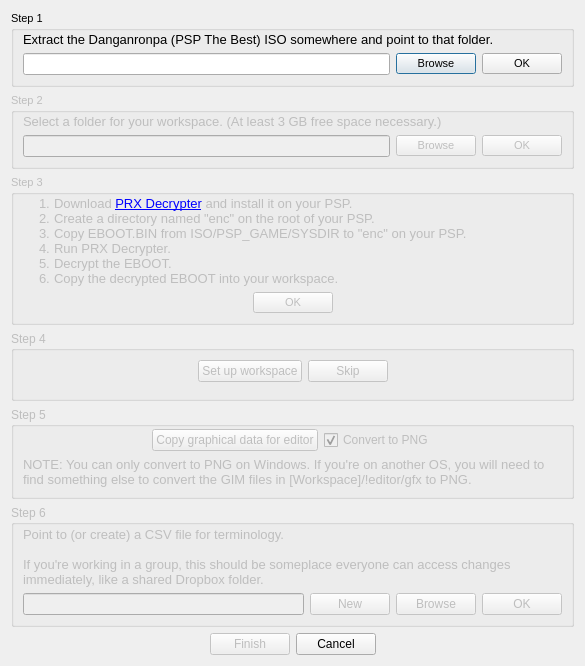
<?xml version="1.0" encoding="UTF-8"?>
<ui version="4.0">
 <class>SetupWizard</class>
 <widget class="QDialog" name="SetupWizard">
  <property name="geometry">
   <rect>
    <x>0</x>
    <y>0</y>
    <width>585</width>
    <height>666</height>
   </rect>
  </property>
  <property name="font">
   <font>
    <family>Meiryo UI</family>
   </font>
  </property>
  <property name="windowTitle">
   <string>The Super Duper Script Editor - Setup Wizard</string>
  </property>
  <property name="windowIcon">
   <iconset resource="../res/icons.qrc">
    <normaloff>:/monokuma.png</normaloff>:/monokuma.png</iconset>
  </property>
  <property name="locale">
   <locale language="English" country="UnitedStates"/>
  </property>
  <layout class="QVBoxLayout" name="verticalLayout">
   <item>
    <widget class="QGroupBox" name="grpStep1">
     <property name="font">
      <font>
       <family>Meiryo UI</family>
       <pointsize>8</pointsize>
      </font>
     </property>
     <property name="locale">
      <locale language="English" country="UnitedStates"/>
     </property>
     <property name="title">
      <string>Step 1</string>
     </property>
     <property name="alignment">
      <set>Qt::AlignLeading|Qt::AlignLeft|Qt::AlignTop</set>
     </property>
     <layout class="QVBoxLayout" name="verticalLayout_2">
      <property name="topMargin">
       <number>2</number>
      </property>
      <item>
       <widget class="QLabel" name="label">
        <property name="font">
         <font>
          <pointsize>10</pointsize>
         </font>
        </property>
        <property name="text">
         <string>Extract the Danganronpa (PSP The Best) ISO somewhere and point to that folder.</string>
        </property>
        <property name="scaledContents">
         <bool>false</bool>
        </property>
        <property name="wordWrap">
         <bool>true</bool>
        </property>
       </widget>
      </item>
      <item>
       <layout class="QHBoxLayout" name="horizontalLayout">
        <item>
         <widget class="QLineEdit" name="txtIso">
          <property name="font">
           <font>
            <pointsize>8</pointsize>
           </font>
          </property>
          <property name="text">
           <string/>
          </property>
         </widget>
        </item>
        <item>
         <widget class="QPushButton" name="btnIsoBrowse">
          <property name="font">
           <font>
            <pointsize>8</pointsize>
           </font>
          </property>
          <property name="text">
           <string>Browse</string>
          </property>
         </widget>
        </item>
        <item>
         <widget class="QPushButton" name="btnIsoOK">
          <property name="sizePolicy">
           <sizepolicy hsizetype="Minimum" vsizetype="Fixed">
            <horstretch>0</horstretch>
            <verstretch>0</verstretch>
           </sizepolicy>
          </property>
          <property name="font">
           <font>
            <pointsize>8</pointsize>
           </font>
          </property>
          <property name="text">
           <string>OK</string>
          </property>
         </widget>
        </item>
       </layout>
      </item>
     </layout>
    </widget>
   </item>
   <item>
    <widget class="QGroupBox" name="grpStep2">
     <property name="enabled">
      <bool>false</bool>
     </property>
     <property name="font">
      <font>
       <family>Meiryo UI</family>
       <pointsize>8</pointsize>
      </font>
     </property>
     <property name="locale">
      <locale language="English" country="UnitedStates"/>
     </property>
     <property name="title">
      <string>Step 2</string>
     </property>
     <layout class="QVBoxLayout" name="verticalLayout_4">
      <property name="topMargin">
       <number>2</number>
      </property>
      <item>
       <widget class="QLabel" name="label_2">
        <property name="font">
         <font>
          <pointsize>10</pointsize>
         </font>
        </property>
        <property name="text">
         <string>Select a folder for your workspace. (At least 3 GB free space necessary.)</string>
        </property>
        <property name="wordWrap">
         <bool>true</bool>
        </property>
       </widget>
      </item>
      <item>
       <layout class="QHBoxLayout" name="horizontalLayout_3">
        <item>
         <widget class="QLineEdit" name="txtWorkspace">
          <property name="text">
           <string/>
          </property>
         </widget>
        </item>
        <item>
         <widget class="QPushButton" name="btnWorkspaceBrowse">
          <property name="text">
           <string>Browse</string>
          </property>
         </widget>
        </item>
        <item>
         <widget class="QPushButton" name="btnWorkspaceOK">
          <property name="text">
           <string>OK</string>
          </property>
         </widget>
        </item>
       </layout>
      </item>
     </layout>
    </widget>
   </item>
   <item>
    <widget class="QGroupBox" name="grpStep3">
     <property name="enabled">
      <bool>false</bool>
     </property>
     <property name="font">
      <font>
       <family>Meiryo UI</family>
       <pointsize>8</pointsize>
      </font>
     </property>
     <property name="locale">
      <locale language="English" country="UnitedStates"/>
     </property>
     <property name="title">
      <string>Step 3</string>
     </property>
     <layout class="QVBoxLayout" name="verticalLayout_3">
      <property name="leftMargin">
       <number>0</number>
      </property>
      <property name="topMargin">
       <number>2</number>
      </property>
      <property name="rightMargin">
       <number>0</number>
      </property>
      <item>
       <widget class="QLabel" name="label_4">
        <property name="font">
         <font>
          <pointsize>10</pointsize>
         </font>
        </property>
        <property name="text">
         <string>&lt;!DOCTYPE HTML PUBLIC &quot;-//W3C//DTD HTML 4.0//EN&quot; &quot;http://www.w3.org/TR/REC-html40/strict.dtd&quot;&gt;
&lt;html&gt;&lt;head&gt;&lt;meta name=&quot;qrichtext&quot; content=&quot;1&quot; /&gt;&lt;style type=&quot;text/css&quot;&gt;
p, li { white-space: pre-wrap; }
&lt;/style&gt;&lt;/head&gt;&lt;body style=&quot; font-family:'Meiryo UI'; font-size:10pt; font-weight:400; font-style:normal;&quot;&gt;
&lt;ol style=&quot;margin-top: 0px; margin-bottom: 0px; margin-left: 0px; margin-right: 0px; -qt-list-indent: 1;&quot;&gt;&lt;li style=&quot; margin-top:12px; margin-bottom:0px; margin-left:0px; margin-right:0px; -qt-block-indent:0; text-indent:0px;&quot;&gt;Download &lt;a href=&quot;http://wololo.net/downloads/index.php/download/1254&quot;&gt;&lt;span style=&quot; text-decoration: underline; color:#0000ff;&quot;&gt;PRX Decrypter&lt;/span&gt;&lt;/a&gt; and install it on your PSP.&lt;/li&gt;
&lt;li style=&quot; margin-top:0px; margin-bottom:0px; margin-left:0px; margin-right:0px; -qt-block-indent:0; text-indent:0px;&quot;&gt;Create a directory named &amp;quot;enc&amp;quot; on the root of your PSP.&lt;/li&gt;
&lt;li style=&quot; margin-top:0px; margin-bottom:0px; margin-left:0px; margin-right:0px; -qt-block-indent:0; text-indent:0px;&quot;&gt;Copy EBOOT.BIN from ISO/PSP_GAME/SYSDIR to &amp;quot;enc&amp;quot; on your PSP.&lt;/li&gt;
&lt;li style=&quot; margin-top:0px; margin-bottom:0px; margin-left:0px; margin-right:0px; -qt-block-indent:0; text-indent:0px;&quot;&gt;Run PRX Decrypter.&lt;/li&gt;
&lt;li style=&quot; margin-top:0px; margin-bottom:0px; margin-left:0px; margin-right:0px; -qt-block-indent:0; text-indent:0px;&quot;&gt;Decrypt the EBOOT.&lt;/li&gt;
&lt;li style=&quot; margin-top:0px; margin-bottom:0px; margin-left:0px; margin-right:0px; -qt-block-indent:0; text-indent:0px;&quot;&gt;Copy the decrypted EBOOT into your workspace.&lt;/li&gt;&lt;/ol&gt;&lt;/body&gt;&lt;/html&gt;</string>
        </property>
        <property name="wordWrap">
         <bool>true</bool>
        </property>
       </widget>
      </item>
      <item>
       <layout class="QHBoxLayout" name="horizontalLayout_5">
        <item>
         <spacer name="horizontalSpacer_5">
          <property name="orientation">
           <enum>Qt::Horizontal</enum>
          </property>
          <property name="sizeHint" stdset="0">
           <size>
            <width>40</width>
            <height>20</height>
           </size>
          </property>
         </spacer>
        </item>
        <item>
         <widget class="QPushButton" name="btnEbootOK">
          <property name="text">
           <string>OK</string>
          </property>
         </widget>
        </item>
        <item>
         <spacer name="horizontalSpacer_6">
          <property name="orientation">
           <enum>Qt::Horizontal</enum>
          </property>
          <property name="sizeHint" stdset="0">
           <size>
            <width>40</width>
            <height>20</height>
           </size>
          </property>
         </spacer>
        </item>
       </layout>
      </item>
     </layout>
    </widget>
   </item>
   <item>
    <widget class="QGroupBox" name="grpStep4">
     <property name="enabled">
      <bool>false</bool>
     </property>
     <property name="title">
      <string>Step 4</string>
     </property>
     <layout class="QHBoxLayout" name="horizontalLayout_2">
      <property name="leftMargin">
       <number>9</number>
      </property>
      <property name="topMargin">
       <number>2</number>
      </property>
      <property name="rightMargin">
       <number>9</number>
      </property>
      <property name="bottomMargin">
       <number>9</number>
      </property>
      <item>
       <spacer name="horizontalSpacer_7">
        <property name="orientation">
         <enum>Qt::Horizontal</enum>
        </property>
        <property name="sizeHint" stdset="0">
         <size>
          <width>172</width>
          <height>20</height>
         </size>
        </property>
       </spacer>
      </item>
      <item>
       <widget class="QPushButton" name="btnSetupWorkspace">
        <property name="text">
         <string>Set up workspace</string>
        </property>
       </widget>
      </item>
      <item>
       <widget class="QPushButton" name="btnWorkspaceSkip">
        <property name="text">
         <string>Skip</string>
        </property>
       </widget>
      </item>
      <item>
       <spacer name="horizontalSpacer_8">
        <property name="orientation">
         <enum>Qt::Horizontal</enum>
        </property>
        <property name="sizeHint" stdset="0">
         <size>
          <width>172</width>
          <height>20</height>
         </size>
        </property>
       </spacer>
      </item>
     </layout>
    </widget>
   </item>
   <item>
    <widget class="QGroupBox" name="grpStep5">
     <property name="enabled">
      <bool>false</bool>
     </property>
     <property name="title">
      <string>Step 5</string>
     </property>
     <layout class="QVBoxLayout" name="verticalLayout_5">
      <property name="topMargin">
       <number>2</number>
      </property>
      <item>
       <layout class="QHBoxLayout" name="horizontalLayout_7">
        <item>
         <spacer name="horizontalSpacer_9">
          <property name="orientation">
           <enum>Qt::Horizontal</enum>
          </property>
          <property name="sizeHint" stdset="0">
           <size>
            <width>40</width>
            <height>20</height>
           </size>
          </property>
         </spacer>
        </item>
        <item>
         <widget class="QPushButton" name="btnCopyGfx">
          <property name="text">
           <string>Copy graphical data for editor</string>
          </property>
         </widget>
        </item>
        <item>
         <widget class="QCheckBox" name="chkGimToPng">
          <property name="text">
           <string>Convert to PNG</string>
          </property>
          <property name="checked">
           <bool>true</bool>
          </property>
         </widget>
        </item>
        <item>
         <spacer name="horizontalSpacer_10">
          <property name="orientation">
           <enum>Qt::Horizontal</enum>
          </property>
          <property name="sizeHint" stdset="0">
           <size>
            <width>40</width>
            <height>20</height>
           </size>
          </property>
         </spacer>
        </item>
       </layout>
      </item>
      <item>
       <widget class="QLabel" name="label_3">
        <property name="font">
         <font>
          <pointsize>10</pointsize>
         </font>
        </property>
        <property name="text">
         <string>NOTE: You can only convert to PNG on Windows. If you're on another OS, you will need to find something else to convert the GIM files in [Workspace]/!editor/gfx to PNG.</string>
        </property>
        <property name="wordWrap">
         <bool>true</bool>
        </property>
       </widget>
      </item>
     </layout>
    </widget>
   </item>
   <item>
    <widget class="QGroupBox" name="grpStep6">
     <property name="enabled">
      <bool>false</bool>
     </property>
     <property name="title">
      <string>Step 6</string>
     </property>
     <layout class="QVBoxLayout" name="verticalLayout_6">
      <property name="topMargin">
       <number>2</number>
      </property>
      <item>
       <widget class="QLabel" name="label_5">
        <property name="font">
         <font>
          <pointsize>10</pointsize>
         </font>
        </property>
        <property name="text">
         <string>&lt;!DOCTYPE HTML PUBLIC &quot;-//W3C//DTD HTML 4.0//EN&quot; &quot;http://www.w3.org/TR/REC-html40/strict.dtd&quot;&gt;
&lt;html&gt;&lt;head&gt;&lt;meta name=&quot;qrichtext&quot; content=&quot;1&quot; /&gt;&lt;style type=&quot;text/css&quot;&gt;
p, li { white-space: pre-wrap; }
&lt;/style&gt;&lt;/head&gt;&lt;body style=&quot; font-family:'Meiryo UI'; font-size:10pt; font-weight:400; font-style:normal;&quot;&gt;
&lt;p style=&quot; margin-top:0px; margin-bottom:0px; margin-left:0px; margin-right:0px; -qt-block-indent:0; text-indent:0px;&quot;&gt;Point to (or create) a CSV file for terminology.&lt;/p&gt;
&lt;p style=&quot;-qt-paragraph-type:empty; margin-top:0px; margin-bottom:0px; margin-left:0px; margin-right:0px; -qt-block-indent:0; text-indent:0px;&quot;&gt;&lt;/p&gt;
&lt;p style=&quot; margin-top:0px; margin-bottom:0px; margin-left:0px; margin-right:0px; -qt-block-indent:0; text-indent:0px;&quot;&gt;If you're working in a group, this should be someplace everyone can access changes immediately, like a shared Dropbox folder.&lt;/p&gt;&lt;/body&gt;&lt;/html&gt;</string>
        </property>
        <property name="scaledContents">
         <bool>false</bool>
        </property>
        <property name="wordWrap">
         <bool>true</bool>
        </property>
       </widget>
      </item>
      <item>
       <layout class="QHBoxLayout" name="horizontalLayout_8">
        <item>
         <widget class="QLineEdit" name="txtTerminology"/>
        </item>
        <item>
         <widget class="QPushButton" name="btnTerminologyNew">
          <property name="text">
           <string>New</string>
          </property>
         </widget>
        </item>
        <item>
         <widget class="QPushButton" name="btnTerminologyBrowse">
          <property name="text">
           <string>Browse</string>
          </property>
         </widget>
        </item>
        <item>
         <widget class="QPushButton" name="btnTerminologyOK">
          <property name="text">
           <string>OK</string>
          </property>
         </widget>
        </item>
       </layout>
      </item>
     </layout>
    </widget>
   </item>
   <item>
    <layout class="QHBoxLayout" name="horizontalLayout_4">
     <item>
      <spacer name="horizontalSpacer">
       <property name="orientation">
        <enum>Qt::Horizontal</enum>
       </property>
       <property name="sizeHint" stdset="0">
        <size>
         <width>40</width>
         <height>20</height>
        </size>
       </property>
      </spacer>
     </item>
     <item>
      <widget class="QPushButton" name="btnFinish">
       <property name="enabled">
        <bool>false</bool>
       </property>
       <property name="text">
        <string>Finish</string>
       </property>
      </widget>
     </item>
     <item>
      <widget class="QPushButton" name="btnCancel">
       <property name="text">
        <string>Cancel</string>
       </property>
      </widget>
     </item>
     <item>
      <spacer name="horizontalSpacer_2">
       <property name="orientation">
        <enum>Qt::Horizontal</enum>
       </property>
       <property name="sizeHint" stdset="0">
        <size>
         <width>40</width>
         <height>20</height>
        </size>
       </property>
      </spacer>
     </item>
    </layout>
   </item>
  </layout>
 </widget>
 <resources>
  <include location="../res/icons.qrc"/>
 </resources>
 <connections>
  <connection>
   <sender>btnCancel</sender>
   <signal>clicked()</signal>
   <receiver>SetupWizard</receiver>
   <slot>reject()</slot>
   <hints>
    <hint type="sourcelabel">
     <x>328</x>
     <y>625</y>
    </hint>
    <hint type="destinationlabel">
     <x>232</x>
     <y>613</y>
    </hint>
   </hints>
  </connection>
  <connection>
   <sender>btnFinish</sender>
   <signal>clicked()</signal>
   <receiver>SetupWizard</receiver>
   <slot>accept()</slot>
   <hints>
    <hint type="sourcelabel">
     <x>265</x>
     <y>634</y>
    </hint>
    <hint type="destinationlabel">
     <x>148</x>
     <y>625</y>
    </hint>
   </hints>
  </connection>
 </connections>
</ui>
